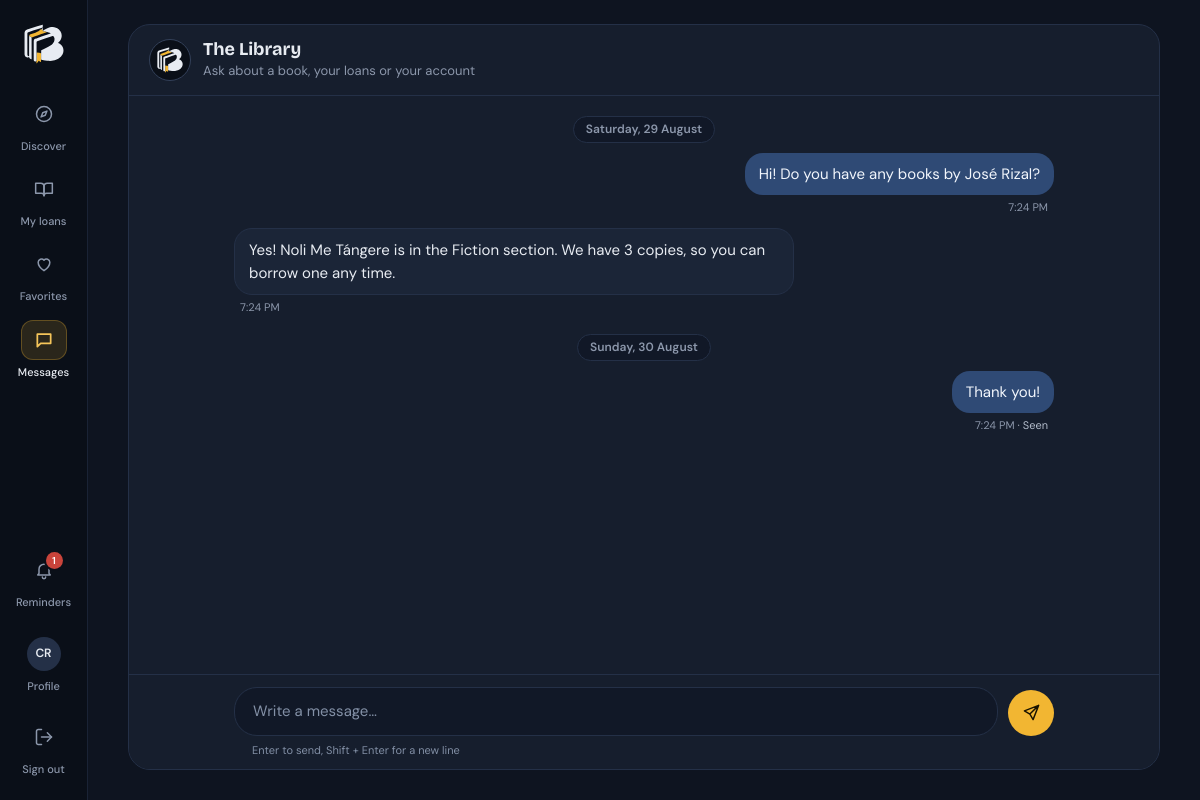
The app's page /messages.php (signed in) with its own data.
### tables this page shows
CREATE TABLE users (
  id            INT UNSIGNED AUTO_INCREMENT PRIMARY KEY,
  name          VARCHAR(120) NOT NULL,
  username      VARCHAR(60)  NOT NULL UNIQUE,
  email         VARCHAR(160) NULL,
  phone         VARCHAR(40)  NULL,
  password_hash VARCHAR(255) NOT NULL,
  role          ENUM('admin','member') NOT NULL DEFAULT 'member',
  is_active     TINYINT(1)   NOT NULL DEFAULT 1,
  last_login_at DATETIME     NULL,
  created_at    DATETIME     NOT NULL DEFAULT CURRENT_TIMESTAMP,
  INDEX idx_users_role (role)
);

CREATE TABLE chat_messages (
  id             INT UNSIGNED AUTO_INCREMENT PRIMARY KEY,
  member_id      INT UNSIGNED NOT NULL,
  sender         ENUM('member','library') NOT NULL,
  sender_user_id INT UNSIGNED NULL,
  body           TEXT NOT NULL,
  created_at     DATETIME NOT NULL,
  read_at        DATETIME NULL,
  CONSTRAINT fk_chat_member FOREIGN KEY (member_id) REFERENCES users(id) ON DELETE CASCADE,
  INDEX idx_chat_member (member_id, id),
  INDEX idx_chat_unread (sender, read_at)
);

### includes/db.php (called while the page is built, shortened)
<?php
function db(): PDO
{
    static $pdo = null;
    if ($pdo) return $pdo;
    $c = config('db');
    try {
        if ($c['driver'] === 'sqlite') {
            $pdo = new PDO('sqlite:' . $c['sqlite_path']);
            $pdo->exec('PRAGMA foreign_keys = ON');
        } else {
            $dsn = sprintf('mysql:host=%s;port=%d;dbname=%s;charset=utf8mb4', $c['host'], $c['port'], $c['name']);
            $pdo = new PDO($dsn, $c['user'], $c['pass']);
            $pdo->exec("SET time_zone = '" . date('P') . "'");
        }
    } catch (PDOException $e) {
        http_response_code(500);
        $hint = config('debug')
            ? htmlspecialchars($e->getMessage())
            : 'Please try again later.';
        exit('<!doctype html><meta charset="utf-8"><title>Database unavailable</title>'
            . '<body style="margin:0;background:#0E1420;color:#E8ECF2;font-family:system-ui,sans-serif">'
            . '<div style="max-width:560px;margin:15vh auto;padding:0 24px;line-height:1.55">'
            . '<h1 style="font-weight:600">Can\'t reach the database</h1>'
            . '<p>BookTrack could not connect to MySQL. Make sure MySQL is running in XAMPP, then open '
            . '<a style="color:#F5C55A" href="' . htmlspecialchars(url('setup.php')) . '">setup.php</a> to create the database '
            . '(or import <code>database/booktrack.sql</code> in phpMyAdmin).</p>'
            . '<pre style="white-space:pre-wrap;background:#161E2D;border:1px solid #243047;padding:12px;border-radius:10px;color:#B4BDCC">' . $hint . '</pre></div></body>');
    }
    $pdo->setAttribute(PDO::ATTR_ERRMODE, PDO::ERRMODE_EXCEPTION);
    $pdo->setAttribute(PDO::ATTR_DEFAULT_FETCH_MODE, PDO::FETCH_ASSOC);
    $pdo->setAttribute(PDO::ATTR_EMULATE_PREPARES, false);
    return $pdo;
}
function q(string $sql, array $params = []): PDOStatement
{
    $stmt = db()->prepare($sql);
    $stmt->execute($params);
    return $stmt;
}
function q_all(string $sql, array $params = []): array
{
    return q($sql, $params)->fetchAll();
}
function q_one(string $sql, array $params = []): ?array
{
    $row = q($sql, $params)->fetch();
    return $row === false ? null : $row;
}
function q_val(string $sql, array $params = [])
{
    $v = q($sql, $params)->fetchColumn();
    return $v === false ? null : $v;
}

### includes/auth.php (called while the page is built, shortened)
<?php
function current_user(bool $refresh = false): ?array
{
    static $cache = [];
    $id = $_SESSION['user_id'] ?? null;
    if ($refresh || !array_key_exists($id, $cache)) {
        $cache[$id] = q_one('SELECT id, name, username, email, phone, role, is_active, created_at FROM users WHERE id = ?', [$id]);
    }
    $user = $cache[$id];
    return $user;
}
function home_for(array $user): string
{
    return $user['role'] === 'admin' ? 'admin/index.php' : 'discover.php';
}
function require_login(): array
{
    $user = current_user();
    return $user;
}
function require_role(string $role): array
{
    $user = require_login();
    return $user;
}

### includes/bootstrap.php (called while the page is built, shortened)
<?php
function config(string $key, $default = null)
{
    $value = $GLOBALS['__config'];
    foreach (explode('.', $key) as $part) {
        $value = $value[$part];
    }
    return $value;
}
require_once __DIR__ . '/db.php';
require_once __DIR__ . '/helpers.php';
require_once __DIR__ . '/auth.php';
require_once __DIR__ . '/library.php';
require_once __DIR__ . '/chat.php';
require_once __DIR__ . '/holds.php';
require_once __DIR__ . '/reviews.php';
require_once __DIR__ . '/fines.php';

### includes/holds.php (called while the page is built, shortened)
<?php
function holds_ensure_schema(): void
{
    $done = true;
    try {
        return;
    } catch (PDOException $e) {
    }
}
function ready_hold_count(int $userId): int
{
    return (int)q_val("SELECT COUNT(*) FROM holds WHERE user_id = ? AND status = 'ready'", [$userId]);
}

### includes/chat.php (called while the page is built, shortened)
<?php
function chat_ensure_schema(): void
{
    static $done = false;
    if ($done) return;
    $done = true;
    try {
        db()->query('SELECT 1 FROM chat_messages LIMIT 1');
        return;
    } catch (PDOException $e) {
    }
}
function chat_unread_for_member(int $memberId): int
{
    return (int)q_val("SELECT COUNT(*) FROM chat_messages WHERE member_id = ? AND sender = 'library' AND read_at IS NULL", [$memberId]);
}
function chat_thread(int $memberId, int $afterId = 0, int $limit = 300): array
{
    chat_ensure_schema();
    $rows = q_all('SELECT * FROM chat_messages WHERE member_id = ? AND id > ? ORDER BY id DESC LIMIT ' . (int)$limit, [$memberId, $afterId]);
    return array_reverse($rows);
}
function chat_day_label(string $datetime): string
{
    $d = substr($datetime, 0, 10);
    return fmt_date($datetime, (substr($d, 0, 4) === date('Y') ? 'l, j F' : 'j F Y'));
}

### includes/library.php (called while the page is built, shortened)
<?php
function reminders_for(array $user): array
{
    $items = [];
    foreach (member_active_loans((int)$user['id']) as $l) {
        if ($l['status'] !== 'borrowed') continue;
    }
    foreach (q_all("SELECT h.expires_at, b.title FROM holds h JOIN books b ON b.id = h.book_id WHERE h.user_id = ? AND h.status = 'ready' ORDER BY h.expires_at", [(int)$user['id']]) as $h) {
        $items[] = ['tone' => 'soon', 'icon' => 'book', 'title' => 'Your hold is ready',
            'text' => '“' . $h['title'] . '” is kept for you until ' . fmt_date($h['expires_at'], 'j M'), 'url' => url('loans.php')];
    }
    if (fines_enabled() && ($owed = unpaid_fines_total((int)$user['id'])) > 0) {
        $items[] = ['tone' => 'late', 'icon' => 'alert', 'title' => money($owed) . ' in late fees',
            'text' => 'Pay at the library desk', 'url' => url('loans.php') . '#fines'];
    }
    $unread = unread_replies((int)$user['id']);
    return $items;
}
function member_active_loans(int $userId): array
{
    return q_all('SELECT l.*, b.title, b.author, b.cover FROM loans l JOIN books b ON b.id = l.book_id
                  WHERE l.user_id = ? AND l.status IN ' . ACTIVE_LOAN . ' ORDER BY l.due_at', [$userId]);
}
function unread_replies(int $userId): int
{
    return chat_unread_for_member($userId);
}

### includes/fines.php (called while the page is built, shortened)
<?php
function fines_enabled(): bool
{
    return (bool)config('fines.enabled', true) && (float)config('fines.per_day', 0) > 0;
}
function money(float $amount): string
{
    $sym = (string)config('fines.currency', '₱');
    return $sym . number_format($amount, fmod($amount, 1.0) == 0.0 ? 0 : 2);
}
function unpaid_fines_total(int $userId): float
{
    return (float)q_val("SELECT COALESCE(SUM(amount), 0) FROM fines WHERE user_id = ? AND status = 'unpaid'", [$userId]);
}

### includes/partials/chat_view.php (the view, shortened to what this page needs)
<?php
$lastMineId = 0;
foreach ($thread as $m) if ($m['sender'] === $mine) $lastMineId = (int)$m['id'];
$lastId = $thread ? (int)end($thread)['id'] : 0;
?>
<section class="chat" data-chat
         data-member="<?= (int)$memberId ?>"
         data-mine="<?= e($mine) ?>"
         data-after="<?= $lastId ?>"
         data-endpoint="<?= e(url('api/chat.php')) ?>"
         aria-label="Conversation">
  <header class="chat__head">
    <?= $chatHead ?>
  </header>
  <div class="chat__scroll" data-chat-scroll tabindex="0" aria-label="Messages">
    <ol class="chat__list" data-chat-list aria-live="polite">
      <?php
      $prev = null;
      foreach ($thread as $i => $m):
          $day = substr($m['created_at'], 0, 10);
          $ts = strtotime($m['created_at']);
          $next = $thread[$i + 1] ?? null;
          $groupEnd = !$next || $next['sender'] !== $m['sender'] || strtotime($next['created_at']) - $ts > 300 || substr($next['created_at'], 0, 10) !== $day;
          $groupStart = !$prev || $prev['sender'] !== $m['sender'] || $ts - strtotime($prev['created_at']) > 300 || substr($prev['created_at'], 0, 10) !== $day;
          if (!$prev || substr($prev['created_at'], 0, 10) !== $day): ?>
            <li class="chat__day" data-day="<?= e($day) ?>"><span><?= e(chat_day_label($m['created_at'])) ?></span></li>
          <?php endif; ?>
          <li class="msg <?= $m['sender'] === $mine ? 'msg--mine' : 'msg--theirs' ?> <?= $groupStart ? 'is-first' : '' ?> <?= $groupEnd ? 'is-last' : '' ?>"
              data-id="<?= (int)$m['id'] ?>" data-sender="<?= e($m['sender']) ?>" data-ts="<?= $ts ?>" data-day="<?= e($day) ?>">
            <div class="msg__bubble"><?= e($m['body']) ?></div>
            <div class="msg__meta"><time datetime="<?= e(date('c', $ts)) ?>"><?= e(fmt_date($m['created_at'], 'g:i A')) ?></time><?php if ((int)$m['id'] === $lastMineId && $m['read_at'] !== null): ?><span class="msg__seen" data-seen> · Seen</span><?php endif; ?></div>
          </li>
      <?php $prev = $m; endforeach; ?>
    </ol>
  </div>
  <form class="chat__composer" method="post" action="<?= e(url('api/chat.php')) ?>" data-chat-form>
    <div class="chat__input">
      <textarea id="chat-body" name="body" rows="1" maxlength="<?= CHAT_MAX_LENGTH ?>" placeholder="Write a message…" required data-chat-input></textarea>
      <button class="btn btn--icon chat__send" type="submit" aria-label="Send message" title="Send (Enter)"><?= icon('send') ?></button>
    </div>
    <p class="chat__hint">Enter to send, Shift + Enter for a new line</p>
  </form>
</section>

### includes/partials/header.php (shortened to what this page needs)
<?php
$user = current_user();
$active = $active ?? '';
$isAdmin = $user && $user['role'] === 'admin';
if ($user && !$isAdmin) {
    $navCounts = [
        'loans'    => (int)q_val("SELECT COUNT(*) FROM loans WHERE user_id = ? AND status = 'borrowed' AND due_at <= ?",
                        [(int)$user['id'], date('Y-m-d', strtotime('+' . (int)config('library.due_soon_days') . ' days'))])
                      + ready_hold_count((int)$user['id']),
        'messages' => unread_replies((int)$user['id']),
    ];
    $nav = [
        ['discover.php', 'discover', 'compass', 'Discover'],
        ['loans.php', 'loans', 'book', 'My loans', $navCounts['loans']],
        ['favorites.php', 'favorites', 'heart', 'Favorites'],
        ['messages.php', 'messages', 'message', 'Messages', $navCounts['messages']],
    ];
}
$theme = ($_COOKIE['bt_theme'] ?? '') === 'light' ? 'light' : 'dark';
$reminders = $user ? reminders_for($user) : [];
?><!doctype html>
<html lang="en" data-theme="<?= $theme ?>">
<head>
  <link rel="stylesheet" href="<?= e(asset('css/app.css')) ?>">
</head>
<body class="<?= e($bodyClass ?? '') ?>"<?= $user ? ' data-search-api="' . e(url('api/search.php')) . '"' : '' ?>>
<?php if ($user):
    $home = url(home_for($user));
?>
<div class="app" id="app">
  <aside class="sidebar" id="sidebar" aria-label="Sidebar">
    <a class="brand" href="<?= e($home) ?>" aria-label="BookTrack home">
      <?= logo_mark() ?>
    </a>
    <nav class="nav" aria-label="Main">
      <?php foreach ($nav as $item): ?>
        <a href="<?= e(url($item[0])) ?>" <?= $active === $item[1] ? 'aria-current="page"' : '' ?>>
          <span class="nav__icon"><?= icon($item[2]) ?></span>
          <span class="nav__label"><?= e($item[3]) ?></span>
        </a>
      <?php endforeach; ?>
    </nav>
    <div class="rail-user">
      <button class="rail-bell" type="button" popovertarget="reminders" aria-label="Reminders<?= $reminders ? ', ' . count($reminders) . ' new' : '' ?>">
        <span class="nav__icon"><?= icon('bell') ?><?php if ($reminders): ?><span class="count"><?= count($reminders) > 9 ? '9+' : count($reminders) ?></span><?php endif; ?></span>
        <span class="nav__label">Reminders</span>
      </button>
      <a class="rail-account" href="<?= e(url('profile.php')) ?>" <?= $active === 'profile' ? 'aria-current="page"' : '' ?> title="<?= e($user['name']) ?>">
        <span class="nav__icon"><span class="avatar"><?= e(initials($user['name'])) ?></span></span>
        <span class="nav__label">Profile</span>
      </a>
      <form method="post" action="<?= e(url('logout.php')) ?>">
        <button class="rail-signout" type="submit"><span class="nav__icon"><?= icon('logout') ?></span><span class="nav__label">Sign out</span></button>
      </form>
    </div>
  </aside>
  <div class="shell">
    <main class="main" id="main">
<?php endif; ?>

### records on screen
users: name "CR"
chat_messages: created_at "Saturday, 29 August", body "Hi! Do you have any books by José Rizal?", created_at "7:24 PM"
chat_messages: body "Yes! Noli Me Tángere is in the Fiction section. We have 3 copies, so you can borrow one any time.", created_at "7:24 PM"
chat_messages: created_at "Sunday, 30 August", body "Thank you!", created_at "7:24 PM", shows "· Seen"

### other values on screen
$item[3] "Discover"
$item[3] "My loans"
$item[3] "Favorites"
$item[3] "Messages"
count($reminders) "1"
